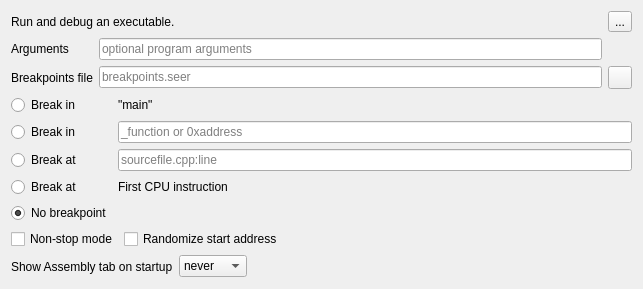
        <widget class="QWidget" name="runTab">
         <property name="sizePolicy">
          <sizepolicy hsizetype="Preferred" vsizetype="Expanding">
           <horstretch>0</horstretch>
           <verstretch>0</verstretch>
          </sizepolicy>
         </property>
         <attribute name="title">
          <string>Run</string>
         </attribute>
         <layout class="QGridLayout" name="gridLayout_3">
          <item row="1" column="0">
           <layout class="QGridLayout" name="gridLayout_6">
            <item row="0" column="0">
             <widget class="QLabel" name="runProgramArgumentsLabel">
              <property name="text">
               <string>Arguments</string>
              </property>
             </widget>
            </item>
            <item row="0" column="1">
             <widget class="QLineEdit" name="runProgramArgumentsLineEdit">
              <property name="sizePolicy">
               <sizepolicy hsizetype="Expanding" vsizetype="Fixed">
                <horstretch>100</horstretch>
                <verstretch>0</verstretch>
               </sizepolicy>
              </property>
              <property name="toolTip">
               <string>The arguments to pass to the program.</string>
              </property>
              <property name="placeholderText">
               <string>optional program arguments</string>
              </property>
              <property name="clearButtonEnabled">
               <bool>true</bool>
              </property>
             </widget>
            </item>
            <item row="1" column="0">
             <widget class="QLabel" name="loadBreakpointsFilenameLabel">
              <property name="text">
               <string>Breakpoints file</string>
              </property>
             </widget>
            </item>
            <item row="1" column="1">
             <widget class="QLineEdit" name="loadBreakpointsFilenameLineEdit">
              <property name="sizePolicy">
               <sizepolicy hsizetype="Expanding" vsizetype="Fixed">
                <horstretch>100</horstretch>
                <verstretch>0</verstretch>
               </sizepolicy>
              </property>
              <property name="toolTip">
               <string>A file containing previously saved breakpoints.</string>
              </property>
              <property name="placeholderText">
               <string>breakpoints.seer</string>
              </property>
              <property name="clearButtonEnabled">
               <bool>true</bool>
              </property>
             </widget>
            </item>
            <item row="1" column="2">
             <widget class="QToolButton" name="loadBreakpointsFilenameToolButton">
              <property name="toolTip">
               <string>Open a dialog to select a breakpoints file.</string>
              </property>
              <property name="text">
               <string/>
              </property>
              <property name="icon">
               <iconset resource="resource.qrc">
                <normaloff>:/seer/resources/RelaxLightIcons/document-open.svg</normaloff>:/seer/resources/RelaxLightIcons/document-open.svg</iconset>
              </property>
             </widget>
            </item>
           </layout>
          </item>
          <item row="2" column="0">
           <layout class="QGridLayout" name="gridLayout_9" rowstretch="0,0,0,0,0">
            <item row="4" column="0">
             <widget class="QRadioButton" name="noBreakpointRadioButton">
              <property name="toolTip">
               <string>No initial breakpoint.</string>
              </property>
              <property name="text">
               <string>No breakpoint</string>
              </property>
              <property name="checked">
               <bool>true</bool>
              </property>
              <attribute name="buttonGroup">
               <string notr="true">breakpointButtonGroup</string>
              </attribute>
             </widget>
            </item>
            <item row="2" column="0">
             <widget class="QRadioButton" name="breakpointAtSourceRadioButton">
              <property name="toolTip">
               <string>Set a breakpoint at a line number in a source file.</string>
              </property>
              <property name="text">
               <string>Break at</string>
              </property>
              <attribute name="buttonGroup">
               <string notr="true">breakpointButtonGroup</string>
              </attribute>
             </widget>
            </item>
            <item row="3" column="0">
             <widget class="QRadioButton" name="breakpointAtFirstInstructionRadioButton">
              <property name="toolTip">
               <string>Break at first instruction of program.</string>
              </property>
              <property name="text">
               <string>Break at</string>
              </property>
              <attribute name="buttonGroup">
               <string notr="true">breakpointButtonGroup</string>
              </attribute>
             </widget>
            </item>
            <item row="0" column="0">
             <widget class="QRadioButton" name="breakpointInMainRadioButton">
              <property name="toolTip">
               <string>Set a breakpoint in &quot;main&quot;.</string>
              </property>
              <property name="text">
               <string>Break in</string>
              </property>
              <attribute name="buttonGroup">
               <string notr="true">breakpointButtonGroup</string>
              </attribute>
             </widget>
            </item>
            <item row="3" column="1">
             <widget class="QLabel" name="breakpointAtFirstInstructionLabel">
              <property name="enabled">
               <bool>true</bool>
              </property>
              <property name="toolTip">
               <string/>
              </property>
              <property name="text">
               <string>First CPU instruction</string>
              </property>
             </widget>
            </item>
            <item row="2" column="1">
             <widget class="QLineEdit" name="breakpointAtSourceLineEdit">
              <property name="toolTip">
               <string>The breakpoint using filename and lineno.</string>
              </property>
              <property name="text">
               <string/>
              </property>
              <property name="placeholderText">
               <string>sourcefile.cpp:line</string>
              </property>
              <property name="clearButtonEnabled">
               <bool>true</bool>
              </property>
             </widget>
            </item>
            <item row="1" column="1">
             <widget class="QLineEdit" name="breakpointInFunctionLineEdit">
              <property name="toolTip">
               <string>The breakpoint function or address.</string>
              </property>
              <property name="text">
               <string/>
              </property>
              <property name="placeholderText">
               <string>_function or 0xaddress</string>
              </property>
              <property name="clearButtonEnabled">
               <bool>true</bool>
              </property>
             </widget>
            </item>
            <item row="1" column="0">
             <widget class="QRadioButton" name="breakpointInFunctionRadioButton">
              <property name="toolTip">
               <string>Set a breakpoint in a function or at an address.</string>
              </property>
              <property name="text">
               <string>Break in</string>
              </property>
              <attribute name="buttonGroup">
               <string notr="true">breakpointButtonGroup</string>
              </attribute>
             </widget>
            </item>
            <item row="0" column="1">
             <widget class="QLabel" name="breakpointMainLabel">
              <property name="text">
               <string>&quot;main&quot;</string>
              </property>
             </widget>
            </item>
           </layout>
          </item>
          <item row="0" column="0">
           <layout class="QHBoxLayout" name="horizontalLayout_10">
            <item>
             <widget class="QLabel" name="label_3">
              <property name="text">
               <string>Run and debug an executable.</string>
              </property>
             </widget>
            </item>
            <item>
             <spacer name="horizontalSpacer_5">
              <property name="orientation">
               <enum>Qt::Horizontal</enum>
              </property>
              <property name="sizeHint" stdset="0">
               <size>
                <width>40</width>
                <height>20</height>
               </size>
              </property>
             </spacer>
            </item>
            <item>
             <widget class="QToolButton" name="helpRunToolButton">
              <property name="toolTip">
               <string>Help for Run launch method.</string>
              </property>
              <property name="text">
               <string>...</string>
              </property>
              <property name="icon">
               <iconset resource="resource.qrc">
                <normaloff>:/seer/resources/RelaxLightIcons/help-about.svg</normaloff>:/seer/resources/RelaxLightIcons/help-about.svg</iconset>
              </property>
             </widget>
            </item>
           </layout>
          </item>
          <item row="3" column="0">
           <layout class="QHBoxLayout" name="horizontalLayout">
            <item>
             <widget class="QCheckBox" name="nonStopModeCheckBox">
              <property name="toolTip">
               <string>Allow other threads to continue if any thread reaches a breakpoint.</string>
              </property>
              <property name="text">
               <string>Non-stop mode</string>
              </property>
             </widget>
            </item>
            <item>
             <widget class="QCheckBox" name="randomizeStartAddressCheckBox">
              <property name="toolTip">
               <string>Randomize the process start address.</string>
              </property>
              <property name="text">
               <string>Randomize start address</string>
              </property>
             </widget>
            </item>
            <item>
             <spacer name="horizontalSpacer_9">
              <property name="orientation">
               <enum>Qt::Horizontal</enum>
              </property>
              <property name="sizeHint" stdset="0">
               <size>
                <width>258</width>
                <height>20</height>
               </size>
              </property>
             </spacer>
            </item>
           </layout>
          </item>
          <item row="4" column="0">
           <layout class="QHBoxLayout" name="horizontalLayout_2">
            <item>
             <widget class="QLabel" name="showAssemblyTabLabel">
              <property name="sizePolicy">
               <sizepolicy hsizetype="Minimum" vsizetype="Preferred">
                <horstretch>0</horstretch>
                <verstretch>0</verstretch>
               </sizepolicy>
              </property>
              <property name="text">
               <string>Show Assembly tab on startup</string>
              </property>
             </widget>
            </item>
            <item>
             <widget class="QComboBox" name="showAssemblyTabComboBox">
              <property name="sizePolicy">
               <sizepolicy hsizetype="Minimum" vsizetype="Fixed">
                <horstretch>0</horstretch>
                <verstretch>0</verstretch>
               </sizepolicy>
              </property>
              <item>
               <property name="text">
                <string>never</string>
               </property>
              </item>
              <item>
               <property name="text">
                <string>always</string>
               </property>
              </item>
              <item>
               <property name="text">
                <string>auto</string>
               </property>
              </item>
             </widget>
            </item>
            <item>
             <spacer name="horizontalSpacer_1">
              <property name="orientation">
               <enum>Qt::Horizontal</enum>
              </property>
              <property name="sizeType">
               <enum>QSizePolicy::Expanding</enum>
              </property>
              <property name="sizeHint" stdset="0">
               <size>
                <width>385</width>
                <height>23</height>
               </size>
              </property>
             </spacer>
            </item>
           </layout>
          </item>
         </layout>
        </widget>
